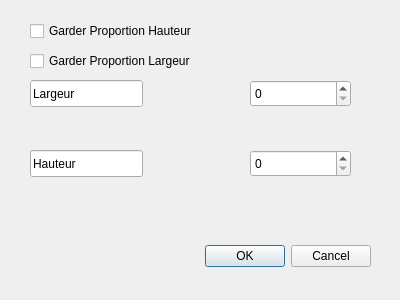
<?xml version="1.0" encoding="UTF-8"?>
<ui version="4.0">
 <class>DialogRedim</class>
 <widget class="QDialog" name="DialogRedim">
  <property name="geometry">
   <rect>
    <x>0</x>
    <y>0</y>
    <width>400</width>
    <height>300</height>
   </rect>
  </property>
  <property name="windowTitle">
   <string>Dialog</string>
  </property>
  <widget class="QDialogButtonBox" name="buttonBox">
   <property name="geometry">
    <rect>
     <x>30</x>
     <y>240</y>
     <width>341</width>
     <height>32</height>
    </rect>
   </property>
   <property name="orientation">
    <enum>Qt::Horizontal</enum>
   </property>
   <property name="standardButtons">
    <set>QDialogButtonBox::Cancel|QDialogButtonBox::Ok</set>
   </property>
  </widget>
  <widget class="QLineEdit" name="lineEdit_L">
   <property name="geometry">
    <rect>
     <x>30</x>
     <y>80</y>
     <width>113</width>
     <height>27</height>
    </rect>
   </property>
   <property name="autoFillBackground">
    <bool>true</bool>
   </property>
   <property name="text">
    <string>Largeur</string>
   </property>
   <property name="readOnly">
    <bool>true</bool>
   </property>
  </widget>
  <widget class="QLineEdit" name="lineEdit_H">
   <property name="geometry">
    <rect>
     <x>30</x>
     <y>150</y>
     <width>113</width>
     <height>27</height>
    </rect>
   </property>
   <property name="text">
    <string>Hauteur</string>
   </property>
  </widget>
  <widget class="QSpinBox" name="spinBox_L">
   <property name="geometry">
    <rect>
     <x>250</x>
     <y>80</y>
     <width>101</width>
     <height>27</height>
    </rect>
   </property>
   <property name="prefix">
    <string/>
   </property>
   <property name="maximum">
    <number>10000</number>
   </property>
  </widget>
  <widget class="QSpinBox" name="spinBox_H">
   <property name="geometry">
    <rect>
     <x>250</x>
     <y>150</y>
     <width>101</width>
     <height>27</height>
    </rect>
   </property>
   <property name="maximum">
    <number>10000</number>
   </property>
  </widget>
  <widget class="QCheckBox" name="checkBox_H">
   <property name="geometry">
    <rect>
     <x>30</x>
     <y>20</y>
     <width>241</width>
     <height>22</height>
    </rect>
   </property>
   <property name="text">
    <string>Garder Proportion Hauteur</string>
   </property>
   <property name="checked">
    <bool>false</bool>
   </property>
  </widget>
  <widget class="QCheckBox" name="checkBox_L">
   <property name="geometry">
    <rect>
     <x>30</x>
     <y>50</y>
     <width>221</width>
     <height>22</height>
    </rect>
   </property>
   <property name="text">
    <string>Garder Proportion Largeur</string>
   </property>
  </widget>
 </widget>
 <resources/>
 <connections>
  <connection>
   <sender>buttonBox</sender>
   <signal>accepted()</signal>
   <receiver>DialogRedim</receiver>
   <slot>accept()</slot>
   <hints>
    <hint type="sourcelabel">
     <x>248</x>
     <y>254</y>
    </hint>
    <hint type="destinationlabel">
     <x>157</x>
     <y>274</y>
    </hint>
   </hints>
  </connection>
  <connection>
   <sender>buttonBox</sender>
   <signal>rejected()</signal>
   <receiver>DialogRedim</receiver>
   <slot>reject()</slot>
   <hints>
    <hint type="sourcelabel">
     <x>316</x>
     <y>260</y>
    </hint>
    <hint type="destinationlabel">
     <x>286</x>
     <y>274</y>
    </hint>
   </hints>
  </connection>
 </connections>
</ui>
